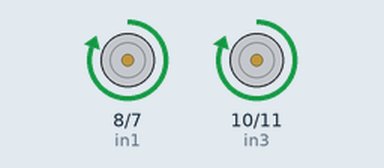
Recording of a sketch running on a simulated Arduino Nano, built with avr-gcc and run on an emulated ATmega328P. On the bench: motor-driver pin pairs drawn as motors (green arrow = first pin HIGH = forward, orange = second pin HIGH = backward, longer = more drive, scaled by the enable pin).

Above: at 1.0 s.
At 2.5 s:
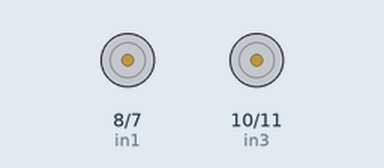
At 4.0 s:
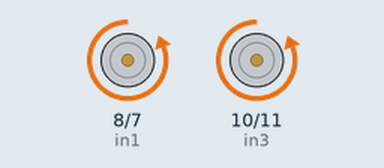
Timing chart, 0 to 7.8 s (numbered marks = the images above):
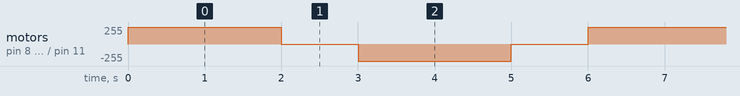

Measured:
- by itself, motor on pin 8 (in1) / pin 7 (in2), motor on pin 10 (in3) / pin 11 (in4): repeats every 6.0 s: stopped 1.0 s, backward 255/255 2.0 s, stopped 1.0 s, forward 255/255 2.0 s

The sketch:

sumo_nano.ino
```cpp
// Khai báo các chân kết nối giữa L298N và Arduino Nano
const int enA = 9;
const int in1 = 8;
const int in2 = 7;

const int enB = 12;
const int in3 = 10;
const int in4 = 11;

void setup() {
  // Các chân được sử dụng là đầu ra
  pinMode(enA, OUTPUT);
  pinMode(in1, OUTPUT);
  pinMode(in2, OUTPUT);
  pinMode(enB, OUTPUT);
  pinMode(in3, OUTPUT);
  pinMode(in4, OUTPUT);

  // Bật đầu ra PWM trên chân enA
  analogWrite(enA, 1023);
  analogWrite(enB, 1023);
}

void loop() {
  // Quay về phía trước
  digitalWrite(in1, HIGH);
  digitalWrite(in2, LOW);
  digitalWrite(in3, HIGH);
  digitalWrite(in4, LOW);
  delay(2000);

  // Dừng lại
  digitalWrite(in1, LOW);
  digitalWrite(in2, LOW);
  digitalWrite(in3, LOW);
  digitalWrite(in4, LOW);
  delay(1000);

  // Quay về phía sau
  digitalWrite(in1, LOW);
  digitalWrite(in2, HIGH);
  digitalWrite(in3, LOW);
  digitalWrite(in4, HIGH);
  delay(2000);

  // Dừng lại
  digitalWrite(in1, LOW);
  digitalWrite(in2, LOW);
  digitalWrite(in3, LOW);
  digitalWrite(in4, LOW);
  delay(1000);
}
```
